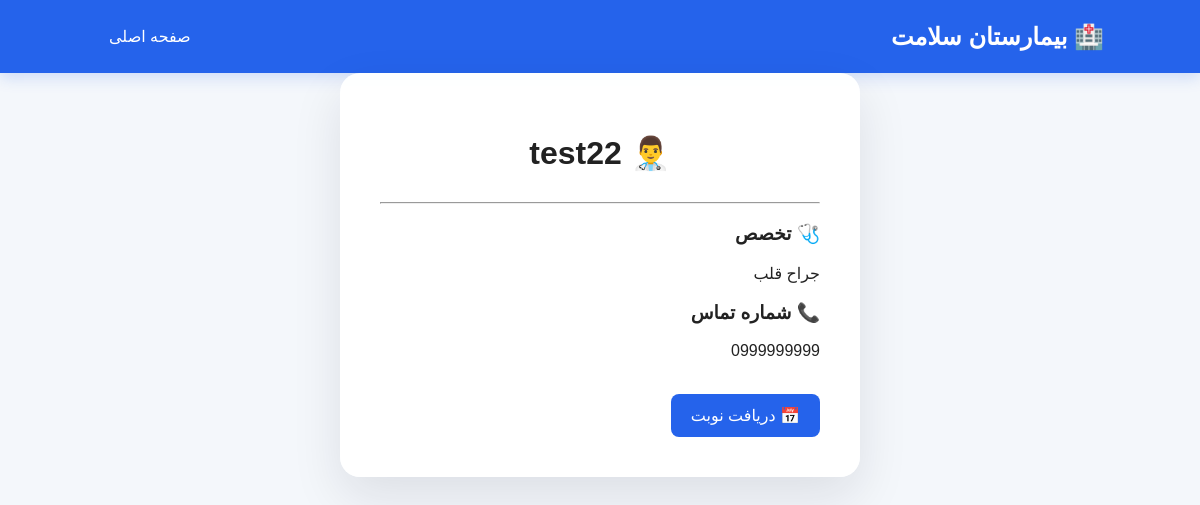
The app's page /doctor/5/ with its own data.
### hospital/models.py (models this page shows, shortened)
class Doctor(models.Model):
    name = models.CharField(max_length=100)
    specialty = models.CharField(max_length=100)
    phone = models.CharField(max_length=20)

### hospital/views.py (the view)
# urls.py: path("doctor/<int:doctor_id>/",doctor_detail,name="doctor_detail"),
def doctor_detail(request, doctor_id):
    doctor = Doctor.objects.get(id=doctor_id)
    return render(request, "doctor_detail.html", {
        "doctor": doctor
    })

### Templates/doctor_detail.html (shortened to what this page needs)
{% load static %}
<!DOCTYPE html>
<html lang="fa" dir="rtl">
<head>
    <link rel="stylesheet" href="{% static 'css/style.css' %}">
</head>
<body>
<nav>
    <h2>🏥 بیمارستان سلامت</h2>
    <a href="{% url 'home' %}">
        صفحه اصلی
    </a>
</nav>
<div class="appointment-box">
    <h1>👨‍⚕️ {{ doctor.name }}</h1>
    <hr>
    <h3>🩺 تخصص</h3>
    <p>
        {{ doctor.specialty }}
    </p>
    <h3>📞 شماره تماس</h3>
    <p>
        {{ doctor.phone }}
    </p>
    <br>
    <a
        class="button"
        href="{% url 'appointment' %}"
    >
        📅 دریافت نوبت
    </a>
</div>
</body>
</html>

### static/css/style.css (style rules this page uses)
* { box-sizing: border-box; }
html { scroll-behavior: smooth; }
body { margin: 0; font-family: Arial, sans-serif; background: #f4f7fb; color: #222; }
nav { background: #2563eb; color: white; padding: 18px 8%; display: flex; justify-content: space-between; align-items: center; gap: 20px; box-shadow: 0 4px 15px rgba(37, 99, 235, 0.2); animation: navDown 0.6s ease; }
nav h2 { margin: 0; }
nav a { color: white; text-decoration: none; padding: 9px 13px; border-radius: 8px; transition: 0.3s ease; }
.button, .doctor-card a { display: inline-block; background: #2563eb; color: white; padding: 12px 20px; border-radius: 8px; text-decoration: none; border: none; cursor: pointer; transition: transform 0.25s ease, box-shadow 0.25s ease, background 0.25s ease; }
.appointment-box { width: 90%; max-width: 500px; margin: 60px auto; background: white; padding: 35px; border-radius: 15px; box-shadow: 0 5px 20px rgba(0, 0, 0, 0.08); animation: fadeUp 0.7s ease; }
.appointment-box h1 { text-align: center; margin-bottom: 30px; }
.appointment-box { position: relative; width: 90%; max-width: 520px; margin: 0 auto; background: rgba(255, 255, 255, 0.95); padding: 40px; border-radius: 20px; box-shadow: 0 20px 50px rgba(15, 23, 42, 0.1); animation: fadeUp 0.8s ease 0.15s both; }

### records on screen
Doctor: name "test22", specialty "جراح قلب", phone "0999999999"
